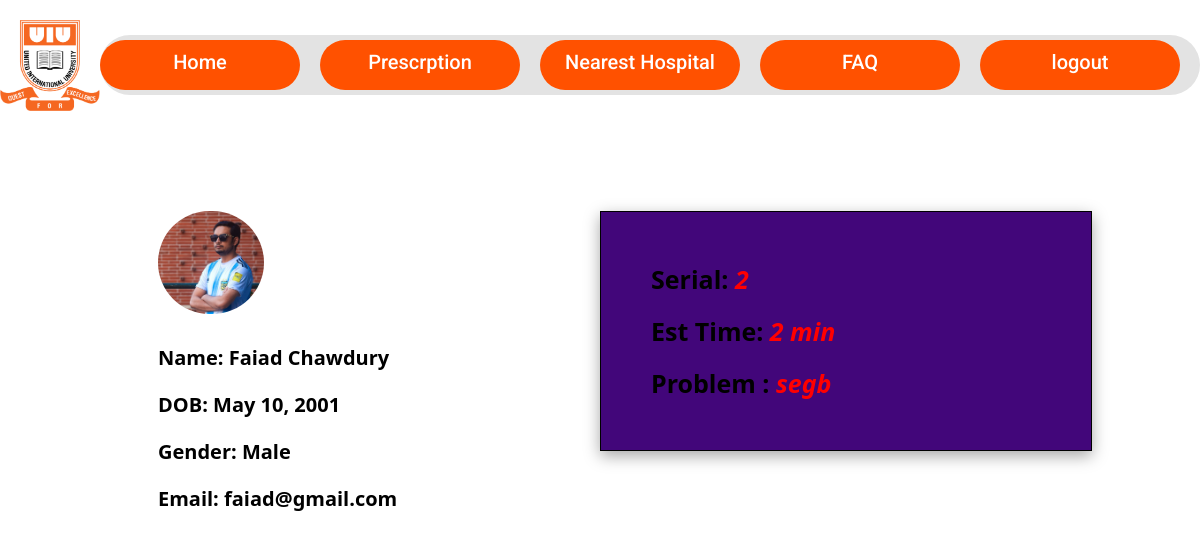
/patient/ (signed in), run on an earlier commit of the app's database.
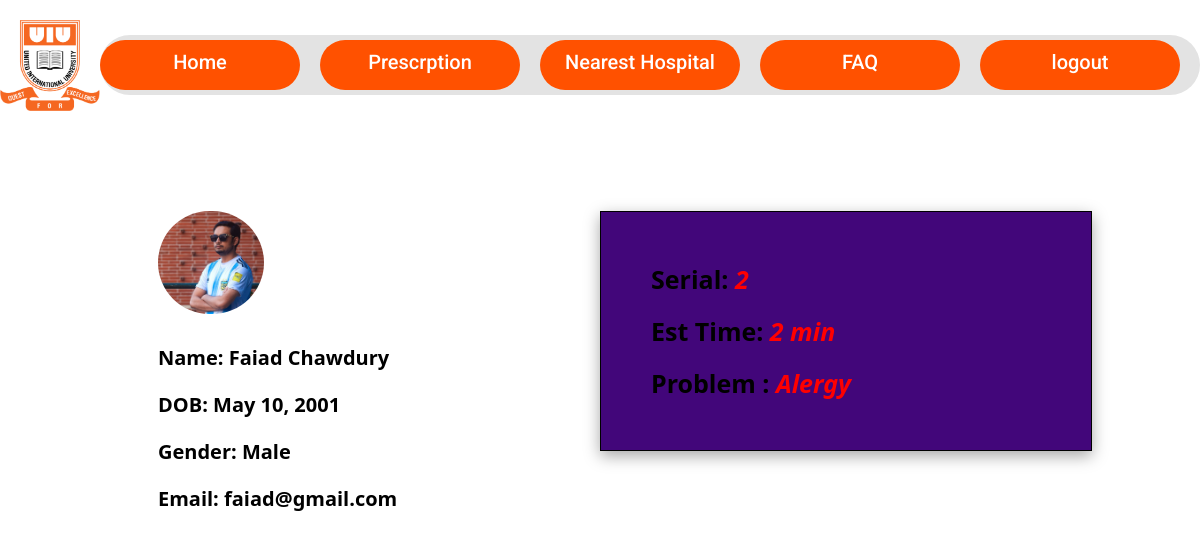
And on a later commit of the database.
### Users/models.py (models this page shows)
class Appointment(models.Model):
    TIME_SLOT = {
        "slot1": "9AM -11AM",
        "slot2": "11AM-1PM",
        "slot3": "1PM-5PM"
    }
    patient = models.ForeignKey(Person, on_delete=models.CASCADE, primary_key=True, related_name='patient_appointments')
    appointment_date = models.DateTimeField(default=timezone.now)
    status = models.BooleanField(default=False)  # True if the appointment is confirmed
    slot = models.CharField(max_length=5, choices=TIME_SLOT)
    problem = models.CharField(max_length=250, null=True)

### patient/views.py (the view)
# urls.py: path('', patient_home, name='patient-home'),
def patient_home(request):
    appointments = Appointment.objects.filter(status=True).order_by('appointment_date')
    c = 0
    appointment = None
    rank = None
    for a in appointments:
        c = c + 1
        if a.patient.username == request.session.get('username'):
            appointment = a
            rank =  c
            break
    person = Person.objects.get(username=request.session.get('username'))
    return render(request, 'patient-home.html', context={"person":person, "rank": rank, "appointment": appointment})

### patient/templates/patient-home.html (shortened to what this page needs)
{% extends "base.html" %}
{% block css %}
    {% load static %}
    {% load django_template_maths %}
    <link rel="stylesheet" href="{% static 'patient.css' %}">
{% endblock %}
{% block content %}
    <div class="body-content">
        <div class="left-side">
            <img src="/media/{{person.userprofileimage}}" alt="">
            <p>Name: {{ person.first_name}} {{person.last_name }}</p>
            <p>DOB: {{ person.dob }}</p>
            <p>Gender: {{ person.gender }}</p>
            <p>Email: {{ person.email }}</p>
        </div>
        <div class="right-side">
            <div class="appointment-status">
                <label for="active">Serial: <span>{{rank}}</span></label><br>
                <label for="">Est Time:
                    <span>
                        {% if rank is not None %}
                            {{ rank|mul:15|sub:15 }} min
                        {% else %}
                            {{ rank }}
                        {% endif %}
                    </span>
                </label><br>
                <label for="">
                    Problem :
                    <span>
                        {% if appointment is not None %}
                            {{ appointment.problem }}
                        {% else %}
                            None
                        {% endif %}
                    </span>
                </label>
            </div>
        </div>
    </div>
{% endblock %}

What changed in the data, as far as the page shows it:
changed Appointment: problem "segb" → "Alergy"
